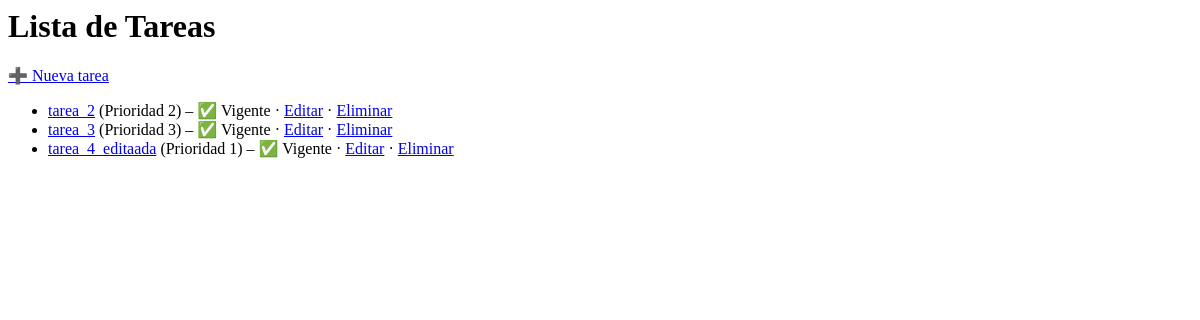
Before: / with the older database file.
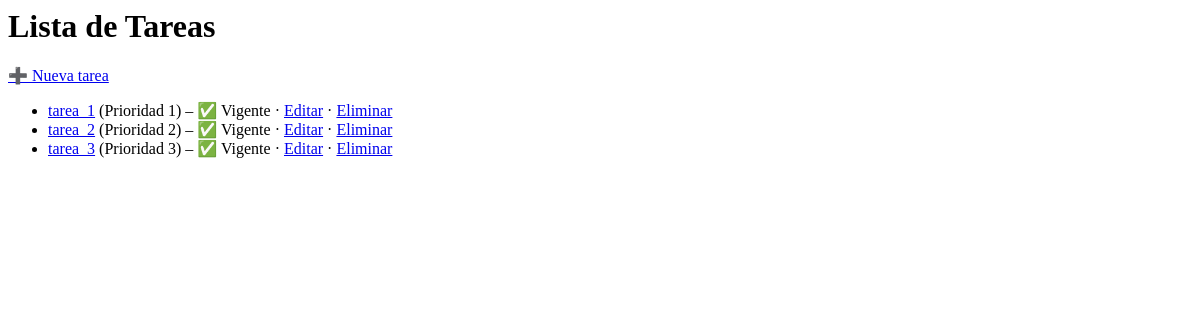
After: the same page with the newer database file.
### tareas/models.py (models this page shows, shortened)
class Tarea(models.Model):
    titulo = models.CharField(max_length=120)
    descripcion = models.TextField()
    prioridad = models.IntegerField(default=3)
    vigente = models.BooleanField(default=True)
    fecha_creacion = models.DateTimeField(auto_now_add=True)
    fecha_limite = models.DateField(null=True, blank=True)

### tareas/views.py (the view)
# urls.py: path("", views.TareaLista.as_view(), name="tarea_list"),
class TareaLista(ListView):
    model = Tarea

### tareas/templates/tareas/tarea_list.html
<h1>Lista de Tareas</h1>
<p><a href="{% url 'tareas:tarea_create' %}">➕ Nueva tarea</a></p>
<ul>
  {% for tarea in object_list %}
    <li>
      <a href="{% url 'tareas:tarea_detail' tarea.pk %}">{{ tarea.titulo }}</a>
      (Prioridad {{ tarea.prioridad }}) –
      {% if tarea.vigente %}✅ Vigente{% else %}❌ No vigente{% endif %}
      · <a href="{% url 'tareas:tarea_update' tarea.pk %}">Editar</a>
      · <a href="{% url 'tareas:tarea_delete' tarea.pk %}">Eliminar</a>
    </li>
  {% empty %}
    <li>No hay tareas.</li>
  {% endfor %}
</ul>

Changed rows visible on the page:
removed Tarea: titulo "tarea_4_editaada", prioridad "1", vigente "✅ Vigente"
added Tarea: titulo "tarea_1", prioridad "1", vigente "✅ Vigente"
